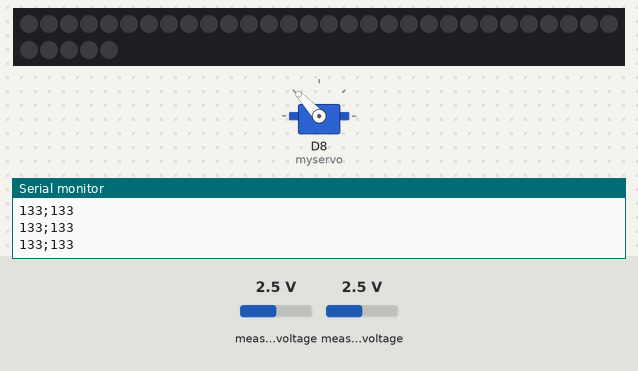
This sketch was run on a simulated ESP8266 (NodeMCU). On the bench: 35 RGB LEDs in strip order, left to right, continuing on the next row, servo, the last lines printed to the serial monitor. Inputs (shaded band) come from the test bench; at power-on: measured voltage 2.5 V. WiFi joins after 1.5 s; servers stay silent unless stated.

Above: at 3.7 s.
3.8 s: measured voltage (sensor 200) set to 1.2 V
At 5.0 s:
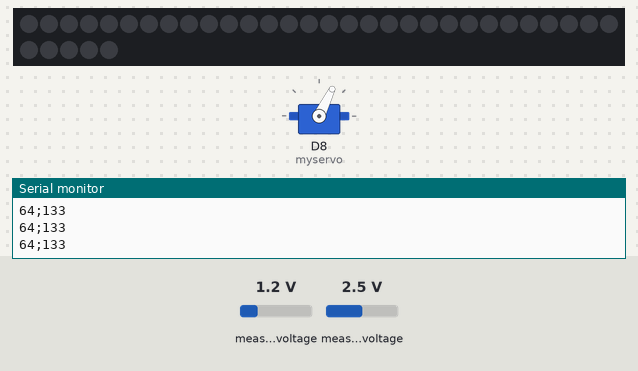
5.6 s: measured voltage (sensor 200) set to 0.1 V
At 6.1 s:
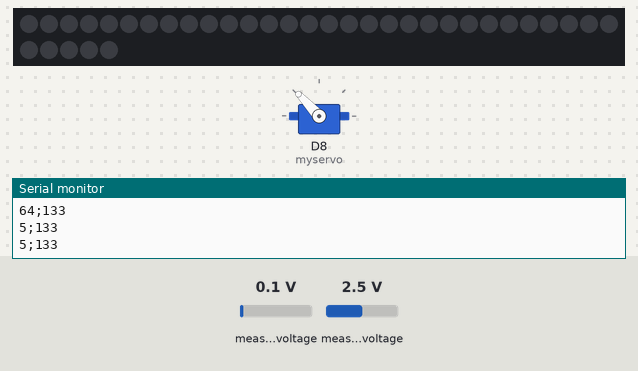
7.2 s: measured voltage (sensor 203) set to 0.1 V
At 8.2 s:
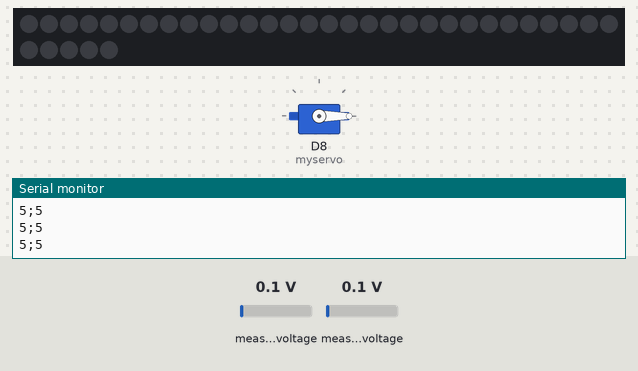
8.8 s: measured voltage (sensor 203) set to 0.4 V
10.3 s: measured voltage (sensor 203) set to 0.7 V
At 11.3 s:
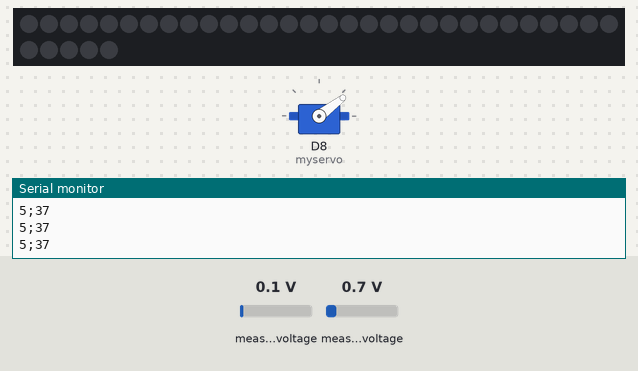
Timing chart, 0 to 12.9 s (numbered marks = the images above; inputs shaded):
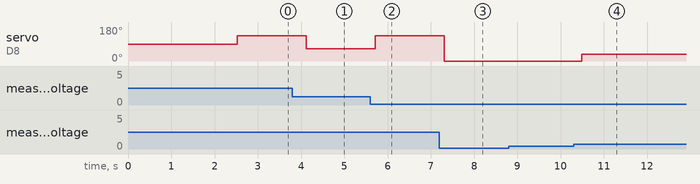

Measured:
- the behaviour switches between 0.5 and 0.6 V on measured voltage (sensor 203) (found by bisection; images 3 and 4)
- after the input at 3.8 s, servo on D8 (myservo): 133° → 64° after 0.32 s
- after the input at 5.6 s, servo on D8 (myservo): 64° → 133° after 0.12 s
- after the input at 7.2 s, servo on D8 (myservo): 133° → 0° after 0.11 s
- after the input at 10.3 s, servo on D8 (myservo): 0° → 37° after 0.19 s

The sketch:

Robotic_HaptDoll.ino
```cpp
#include <ESP8266WiFi.h>
#include <WiFiClient.h>
#include <Wire.h>
#include <WiFiUDP.h>
#include <Servo.h>
#include <Adafruit_ADS1015.h>

Adafruit_ADS1115 ads;  /* Use this for the 16-bit version */
#include <Adafruit_NeoPixel.h>
#define PIN D5  //接腳
#define MAX_LED 35  //LED的數量
Adafruit_NeoPixel strip2 = Adafruit_NeoPixel( MAX_LED, PIN, NEO_GRB + NEO_KHZ800 );  //NEO_GRB(顯示顏色是RGB)；NEO_RGB(顯示顏色是GRB)
Servo myservo;
/***** Setting Wi-Fi account and password and internet port *****/
        const char* ssid =/*"My ASUS";*/"LeeiPhone";
        const char* password =/*"27b2d009cfc7";*/"hnwl0618";
        const char ip[]="172.20.10.6";
        const int port =27;
        WiFiServer server(port);
        WiFiUDP Client;
/***** Setting Wi-Fi account and password and internet port *****/

/****millis()*****/
int  updateInterval;      // interval between updates
unsigned long lastUpdate; // last update of position
int interval =35;
String Fsrvalue1,Fsrvalue2;
int16_t adc0, adc1, adc2, adc3;
/****millis()*****/

void setup()
{
  Serial.begin(115200);
  WiFi.mode(WIFI_STA);//WIFI_STA : Client 模式
  WiFi.begin(ssid,password);
  Serial.println("Connecting");
    while(WiFi.status() != WL_CONNECTED) {
    delay(500);
    Serial.print(".");
  }

  Serial.print("Connected to ");
  Serial.println(ssid);
  Serial.print("IP Address: ");
  Serial.println(WiFi.localIP());

 /*Start the UDP client*/
  Client.begin(port);
  strip2.begin();  // 初始化库
  strip2.show(); // Initialize all pixels to 'off' // 发送数据，默认每个点的颜色为0，所以初始的每个点都是不亮的
      Wire.begin(D2,D1);
    ads.begin();
    myservo.attach(D8);
  delay(1000);

}
void loop()
{
  adc0 = ads.readADC_SingleEnded(0)/100;
  adc3 = ads.readADC_SingleEnded(3)/100;
  Fsrvalue1 = adc0;
  Fsrvalue2 = adc3;
  /****Angry*****/
      if(adc3>30 && adc3<70)
    {
      //turnoff();
      Redlight();
      myservo.write(adc3);
//      for (int i=0;i<50;i+=1)
//      {
//        myservo.write(i);
//        delay(2);
//      }
     }
  /****Angry*****/
  /****Sad*****/
       if(adc3>70 && adc3<130)
    {
      //turnoff();
      Greenlight();
      myservo.write(adc3);
//            for (int i=0;i<80;i+=2)
//      {
//        myservo.write(i);
//        delay(2);
//      }
    }
    /****Sad*****/
    /****Disgust*****/
       if(adc3>130 && adc3<200)
    {
      //turnoff();
      Bluelight();
      myservo.write(adc3);
//            for (int i=0;i<100;i+=5)
//      {
//        myservo.write(i);
//        delay(2);
//      }
    }
    /****Disgust*****/

       if(adc0>30 && adc0<70)
    {
      //turnoff();
      yellowlight();
      myservo.write(adc0);
    }

       if(adc0>70 && adc0<130)
    {
      //turnoff();
      purlight();
      myservo.write(adc0);
    }

       if(adc0>130 && adc0<200)
    {
      //turnoff();
      dglight();
      myservo.write(adc0);
    }

        if(adc3<30 && adc0<30)
     {
      pinklight();
      myservo.write(0);
     }


  Serial.print(adc0);
  Serial.print(";");
  Serial.println(adc3);
  Client.beginPacket(ip,port);
  Client.println(Fsrvalue1+";"+Fsrvalue2);
  Client.endPacket();
  delay(300);
}
```

Source omitted: Ring_LedStrip.ino (15720 bytes)
